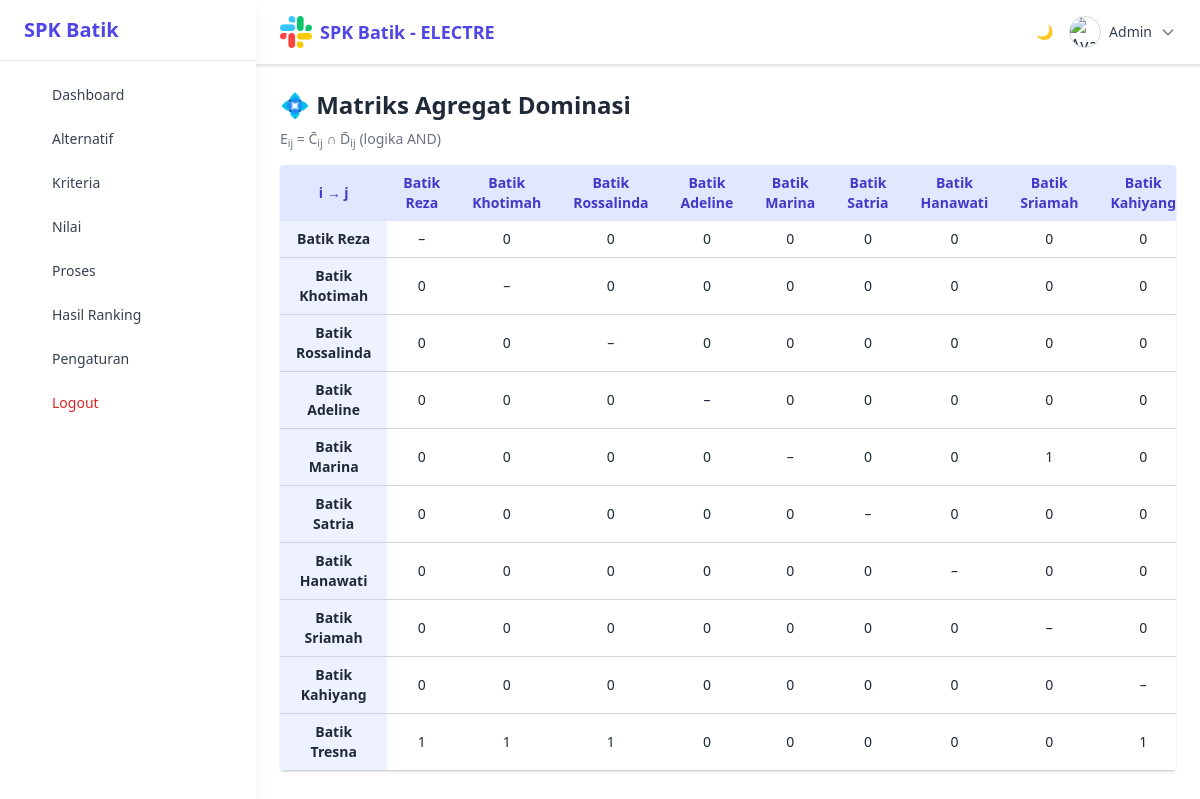
Page /app/views/proses/partials/aggregate.php (signed in) on the committed database.
### tables this page shows
CREATE TABLE `alternatif` (
  `id` int NOT NULL,
  `nama` varchar(100) NOT NULL,
  `kategori` varchar(100) DEFAULT NULL,
  `asal_daerah` varchar(100) DEFAULT NULL,
  `deskripsi` text,
  `created_at` timestamp NULL DEFAULT CURRENT_TIMESTAMP
);

### app/views/proses/partials/aggregate.php (the view, shortened to what this page needs)
<?php
require_once '../../../config/db.php';
$pageTitle = "💠 Matriks Agregat Dominasi";
$pengaturan = $conn->query("SELECT * FROM pengaturan WHERE id = 1")->fetch(PDO::FETCH_ASSOC);
$alternatifs = $conn->query("SELECT id, nama FROM alternatif ORDER BY id")->fetchAll(PDO::FETCH_ASSOC);
$altIDs = array_column($alternatifs, 'id');
$kriteria = $conn->query("SELECT id, bobot FROM kriteria")->fetchAll(PDO::FETCH_ASSOC);
$bobot = [];
foreach ($kriteria as $k) {
  $bobot[$k['id']] = $k['bobot'];
}
$nilai = [];
foreach ($conn->query("SELECT * FROM nilai") as $row) {
  $nilai[$row['id_alternatif']][$row['id_kriteria']] = $row['nilai'];
}
$concordance = [];
foreach ($altIDs as $i) {
  foreach ($altIDs as $j) {
    if ($i == $j) continue;
    $cij = 0;
    foreach ($bobot as $kid => $b) {
      if (($nilai[$i][$kid] ?? 0) >= ($nilai[$j][$kid] ?? 0)) {
        $cij += $b;
      }
    }
    $concordance[$i][$j] = $cij;
  }
}
$totalC = array_sum(array_map('array_sum', $concordance));
$thresholdC = $totalC / (count($altIDs) * (count($altIDs) - 1));
$dominC = [];
foreach ($concordance as $i => $row) {
  foreach ($row as $j => $val) {
    $dominC[$i][$j] = $val >= $thresholdC ? 1 : 0;
  }
}
$discordance = [];
foreach ($altIDs as $i) {
  foreach ($altIDs as $j) {
    if ($i == $j) continue;
    $maxDiff = 0;
    $maxAll = 0;
    foreach ($bobot as $kid => $b) {
      $diff = abs(($nilai[$i][$kid] ?? 0) - ($nilai[$j][$kid] ?? 0));
      $maxAll = max($maxAll, $diff);
      if (($nilai[$i][$kid] ?? 0) < ($nilai[$j][$kid] ?? 0)) {
        $maxDiff = max($maxDiff, $diff);
      }
    }
    $discordance[$i][$j] = $maxAll ? $maxDiff / $maxAll : 0;
  }
}
$totalD = array_sum(array_map('array_sum', $discordance));
$thresholdD = $totalD / (count($altIDs) * (count($altIDs) - 1));
$dominD = [];
foreach ($discordance as $i => $row) {
  foreach ($row as $j => $val) {
    $dominD[$i][$j] = $val >= $thresholdD ? 1 : 0;
  }
}
$aggregate = [];
foreach ($altIDs as $i) {
  foreach ($altIDs as $j) {
    if ($i == $j) continue;
    $aggregate[$i][$j] = $dominC[$i][$j] && $dominD[$i][$j] ? 1 : 0;
  }
}
?>
<!DOCTYPE html>
<html lang="id">
<head>
  <script src="https://cdn.tailwindcss.com"></script>
</head>
<body class="bg-white dark:bg-gray-900 text-gray-800 dark:text-white min-h-screen">
<?php include '../layouts/splash.php'; include '../layouts/sidebar.php'; ?>
<div class="ml-64 flex-1">
  <?php include '../layouts/topbar.php'; ?>
  <main class="px-6 py-6">
    <h1 class="text-2xl font-bold mb-2"><?= $pageTitle ?></h1>
    <p class="text-sm mb-4 text-gray-500 dark:text-gray-400">E<sub>ij</sub> = C̄<sub>ij</sub> ∩ D̄<sub>ij</sub> (logika AND)</p>
    <div class="overflow-auto bg-white dark:bg-gray-800 rounded shadow">
      <table class="min-w-full text-sm text-center">
        <thead class="bg-indigo-100 dark:bg-indigo-900 text-indigo-700 dark:text-indigo-300">
          <tr>
            <th class="px-4 py-2">i → j</th>
            <?php foreach ($alternatifs as $b): ?>
              <th class="px-4 py-2"><?= htmlspecialchars($b['nama']) ?></th>
            <?php endforeach ?>
          </tr>
        </thead>
        <tbody>
          <?php foreach ($alternatifs as $a): ?>
            <tr class="border-b border-gray-300 dark:border-gray-700">
              <th class="px-4 py-2 bg-indigo-50 dark:bg-indigo-900"><?= htmlspecialchars($a['nama']) ?></th>
              <?php foreach ($alternatifs as $b): ?>
                <td class="px-4 py-2">
                  <?= $a['id'] === $b['id'] ? '–' : $aggregate[$a['id']][$b['id']] ?>
                </td>
              <?php endforeach ?>
            </tr>
          <?php endforeach ?>
        </tbody>
      </table>
    </div>
  </main>
</div>
</body>
</html>

### rows in the picture
alternatif: nama "Batik Reza", id "0", id "1"
alternatif: nama "Batik Khotimah", id "0", id "1"
alternatif: nama "Batik Rossalinda", id "0", id "1"
alternatif: nama "Batik Adeline", id "0"
alternatif: nama "Batik Marina", id "0"
alternatif: nama "Batik Satria", id "0"
alternatif: nama "Batik Hanawati", id "0"
alternatif: nama "Batik Sriamah", id "0", id "1"
alternatif: nama "Batik Kahiyang", id "0", id "1"
alternatif: nama "Batik Tresna"

### other values in the picture
$title "Dashboard"
$title "Alternatif"
$title "Kriteria"
$title "Nilai"
$title "Proses"
$title "Hasil Ranking"
$title "Pengaturan"
$_SESSION['user']['username'] "Admin"
$pageTitle "💠 Matriks Agregat Dominasi"
